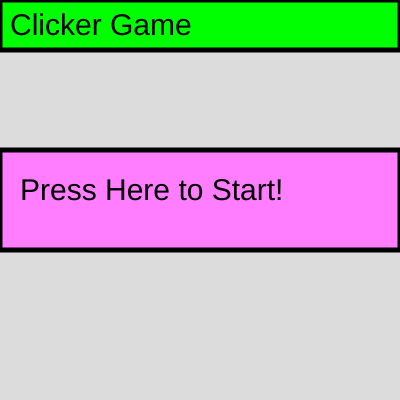
Frame 1 (no input)
Frame 60 (no input): identical to frame 1, image omitted
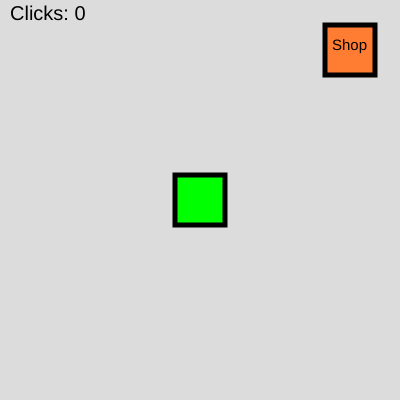
Frame 120 (the mouse pressed at the canvas centre since frame 60)

The p5.js sketch that drew these frames (run headless with seeded random() and noise() and a simulated clock; from frame 60 on, the mouse is pressed at the canvas centre):

// p5.js sketch
// ── sketch.js
var clicks=0;
var locationA;
var screenShake=0;
var multi=1;
var auto=1;
var value=1;
var screen="titlescreen";
var clock=0;
var sprites=[
[0,0,0,0,0,[0,0,0]],[200,25,400,50,"ClickingBox",[0,255,0]],[350,25,0,0,"shopButton",[255,125,50]],
[10,35,30,"Clicker Game","text",[0,0,0]],[200,200,400,100,"StartButton",[255,125,255]],[20,200,30,"Press Here to Start!","text",[0,0,0]]]
var moveUp=0;
function setup() {
  if(getItem("clicks")!==null){
  clicks=~~getItem("clicks");
  }
  if(getItem("multi")!==null){
  multi=~~getItem("multi");
  }
  if(getItem("auto")!==null){
  auto=~~getItem("auto");
  }
  if(getItem("value")!==null){
  value=~~getItem("value");
  }
  createCanvas(400, 400);
}

function draw() {
  background(220);
  textSize(25)
  fill(0,0,0);
  rectMode(CENTER)
  noStroke();
if(screen!=="titlescreen"){sprites=changeText(sprites,10,20,20,"Clicks: "+clicks);
storeItem("clicks",str(clicks))
storeItem("multi",str(multi))
storeItem("auto",str(auto))
storeItem("value",str(value))}
  if(screen=="shop"){
sprites=changeText(sprites,35,100,4,"Cost: "+multi*multi*25)
    sprites=changeText(sprites,35,200,4,"Cost: "+auto*auto*50)
    sprites=changeText(sprites,35,300,4,"Cost: "+value*value*25)
  }
  renderSprites(sprites)
if(screenShake>0){
screenShake--
}
if(screen=="home"){
if(clock>60&&auto!==1){
clicks+=Math.round((value*multi*auto)/3);
screenShake=cap(screenShake+=5,10)
clock=0;
}
clock++}
}

function mousePressed(){
if(screen!=="titlescreen"){
locationA=findBox(sprites,"ClickingBox");
if(mouseX>sprites[locationA][0]-sprites[locationA][2]/2&&mouseX<sprites[locationA][0]+sprites[locationA][2]/2&&mouseY>sprites[locationA][1]-sprites[locationA][3]/2&&mouseY<sprites[locationA][1]+sprites[locationA][3]/2){
clicks+=value*multi
screenShake=cap(screenShake+=5,10)
}else{
locationA=findBox(sprites,"shopButton");
if(mouseX>sprites[locationA][0]-sprites[locationA][2]/2&&mouseX<sprites[locationA][0]+sprites[locationA][2]/2&&mouseY>sprites[locationA][1]-sprites[locationA][3]/2&&mouseY<sprites[locationA][1]+sprites[locationA][3]/2){
if(screen!=="shop"){
screen="shop"
sprites=[[0,0,0,0,0,[0,0,0]],[75,300,0,0,"ClickingBox",[0,255,0]],[350,50,50,50,"shopButton",[255,125,50]],[10,20,20,"3DS","text",[0,0,0]],[327,50,15,"Return","text",[0,0,0]],[50,100,50,50,"Upgrade1",[255,100,255]],[50,200,50,50,"Upgrade2",[255,100,255]],[50,300,50,50,"Upgrade3",[255,100,255]],
[100,100,10,"(Upgrade 1) Multiplies your click value","text",[0,0,255]],[100,200,10,"(Upgrade 2) Buys and Upgrades the auto-clicker","text",[0,0,255]],[100,300,10,"(Upgrade 3) Upgrades click value","text",[0,0,255]],
[35,100,4,"Cost: 1","text",[0,0,0]],[35,200,4,"Cost: 1","text",[0,0,0]],[35,300,4,"Cost: 1","text",[0,0,0]]]
}else{
screen="home";
sprites=[
[0,0,0,0,0,[0,0,0]],[200,200,50,50,"ClickingBox",[0,255,0]],[350,50,50,50,"shopButton",[255,125,50]],[10,20,20,"3DS","text",[0,0,0]],[332,50,15,"Shop","text",[0,0,0]]]
}
}else{
if(screen=="shop"){
locationA=findBox(sprites,"Upgrade1");
if(mouseX>sprites[locationA][0]-sprites[locationA][2]/2&&mouseX<sprites[locationA][0]+sprites[locationA][2]/2&&mouseY>sprites[locationA][1]-sprites[locationA][3]/2&&mouseY<sprites[locationA][1]+sprites[locationA][3]/2){
if(multi*multi*25<=clicks){
clicks-=multi*multi*25
multi++;
}
}else{
locationA=findBox(sprites,"Upgrade2");
if(mouseX>sprites[locationA][0]-sprites[locationA][2]/2&&mouseX<sprites[locationA][0]+sprites[locationA][2]/2&&mouseY>sprites[locationA][1]-sprites[locationA][3]/2&&mouseY<sprites[locationA][1]+sprites[locationA][3]/2){
if(auto*auto*50<=clicks){
clicks-=auto*auto*50
auto++;
}
}else{
locationA=findBox(sprites,"Upgrade3");
if(mouseX>sprites[locationA][0]-sprites[locationA][2]/2&&mouseX<sprites[locationA][0]+sprites[locationA][2]/2&&mouseY>sprites[locationA][1]-sprites[locationA][3]/2&&mouseY<sprites[locationA][1]+sprites[locationA][3]/2){
if(value*value*25<=clicks){
clicks-=value*value*25
value++;
}
}
}
}
}
}
}
}else{
locationA=findBox(sprites,"StartButton");
if(mouseX>sprites[locationA][0]-sprites[locationA][2]/2&&mouseX<sprites[locationA][0]+sprites[locationA][2]/2&&mouseY>sprites[locationA][1]-sprites[locationA][3]/2&&mouseY<sprites[locationA][1]+sprites[locationA][3]/2){
screen="home"
sprites=[
[0,0,0,0,0,[0,0,0]],[200,200,50,50,"ClickingBox",[0,255,0]],[350,50,50,50,"shopButton",[255,125,50]],[10,20,20,"3DS","text",[0,0,0]],[332,50,15,"Shop","text",[0,0,0]]]

}
}
storeItem("clicks",str(clicks))
storeItem("multi",str(multi))
storeItem("auto",str(auto))
storeItem("value",str(value))
}

function cap(cappednumber, cap){
if(cappednumber>cap){
return cap
}else{
return cappednumber}
}

function renderSprites(table,g){
g=0;
while(table[g]!==undefined){
fill(table[g][5][0],table[g][5][1],table[g][5][2])
strokeWeight(5)
stroke(0,0,0)
if(table[g][4]!=="text"){
if(table[g][4]=="ClickingBox"&&screen!=="titlescreen"){
rect(table[g][0],table[g][1]-screenShake,table[g][2],table[g][3]);}else{
rect(table[g][0],table[g][1],table[g][2],table[g][3]);
}}else{
noStroke();
textSize(table[g][2])
text(str(table[g][3]),table[g][0],table[g][1]);
}
g++;
}
}

function findBox(table,thing,g){
g=0;
while(table[g][4]!==thing&&table[g]!==undefined){
g++;
}
return g
}

function changeText(table,x,y,textsize,textInsert,textLocation){
textLocation=findText(table,x,y,textsize)
table[textLocation][3]=textInsert;
return table;
}

function findText(table,x,y,textsize,g){
g=0;
while(table[g][0]!==x||table[g][1]!==y||table[g][2]!==textsize||table[g][4]!=="text"&&table[g]!==undefined){
g++;
}
return g;
}

function keyPressed(){
if(screen=="home"){
clicks+=value*multi
screenShake=cap(screenShake+=5,10)}
storeItem("clicks",str(clicks))
storeItem("multi",str(multi))
storeItem("auto",str(auto))
storeItem("value",str(value))
}
